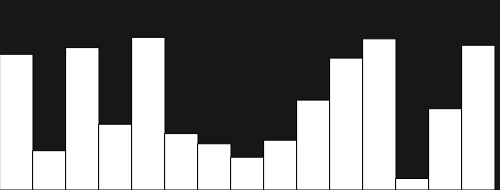
Frame 1 (no input)
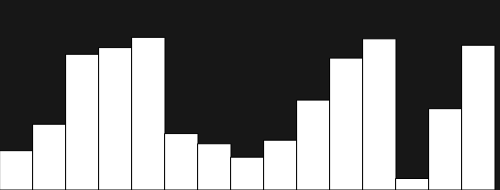
Frame 60 (no input)
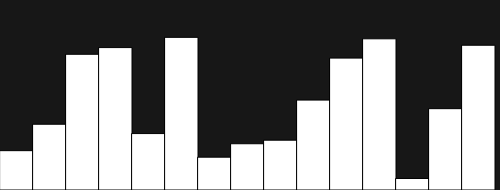
Frame 120 (the mouse pressed at the canvas centre since frame 60)

The p5.js sketch that drew these frames (run headless with seeded random() and noise() and a simulated clock; from frame 60 on, the mouse is pressed at the canvas centre):

// p5.js sketch
// ── sketch.js
let values = [];
let startSort = true;

function mergeSort(a) {
  // create copy of the array 
  const a_copy = a.slice()
  // asynchronous sort the copy
  mergeSortSlice(a_copy, 0, a_copy.length);
  return;
}

async function mergeSortSlice(a, start, end) {
  if (end - start <= 1)
    return;
  var mid = Math.round((end + start) / 2);
  // wait till divides are sort 
  await mergeSortSlice(a, start, mid);
  await mergeSortSlice(a, mid, end);
  // merge divides
  let i = start,
    j = mid;
  while (i < end && j < end) {
    if (a[i] > a[j]) {
      let t = a[j];
      a.splice(j, 1);
      a.splice(i, 0, t);
      j++;
    }
    i++;
    if (i == j) j++;
    // copy back the current state of the sorting
    values = a.slice();
    // slow down
    await sleep(100);
  }
  // restart
  if (start == 0 && end == a.length) {
    await sleep(2000);
    startSort = true;
  }
}

async function sleep(ms) {
  return new Promise(resolve => setTimeout(resolve, ms));
}

function setup() {
  createCanvas(500, 190);
  frameRate(60);
}

let numOfRects = 15;
let rectWidth;

function draw() {
  if (startSort) {
    startSort = false;
    
    rectWidth = floor(width / numOfRects);
    values = new Array(floor(width / rectWidth));
    for (let i = 0; i < values.length; i++) {
      values[i] = random(height);
    }
    mergeSort(values);
  }
  background(23);
  stroke(0);
  fill(255);
  for (let i = 0; i < values.length; i++) {
    rect(i * rectWidth, height - values[i], rectWidth, values[i]);
  }
}

// https://stackoverflow.com/questions/58434991/how-to-pause-during-merge-sort-to-visualize-js-p5js
